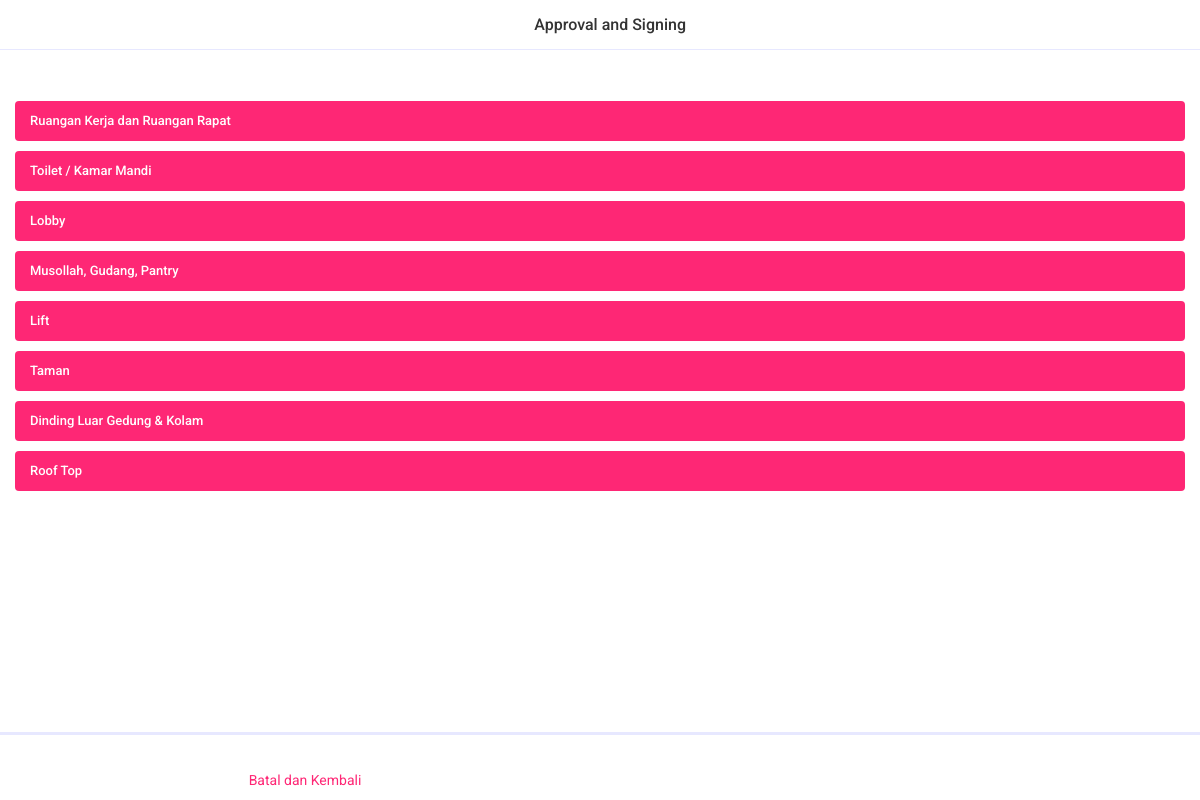
The app's page /profile=trisatria/notification/check_kebersihan_id=12_date=2020-12-08/seefile (signed in), older data.
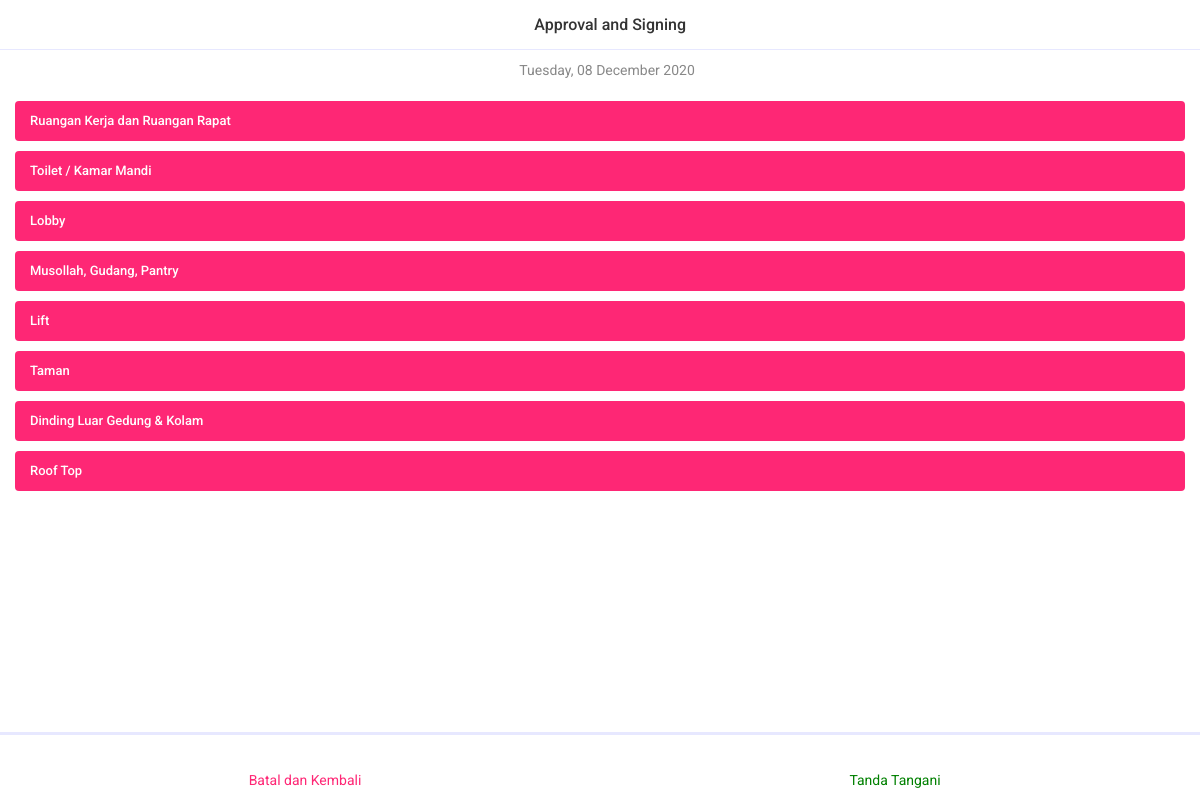
The same page, newer data.
### cleaning/models.py (models this page shows, shortened)
class cln_area(models.Model):
    nama_area = models.CharField(max_length=100, name='namaArea',
                                 verbose_name='Nama Area', unique=True, blank=False, null=False)
    class Meta:
        db_table = ''
        managed = True
        verbose_name = 'area'
        verbose_name_plural = 'areas'

class cln_day(models.Model):
    hari_ini = models.DateField(
        name="hariIni", auto_now=False, auto_now_add=False, verbose_name="Hari ini")
    clnMaker = models.ForeignKey(User, verbose_name="Maker's Signature",
                                 on_delete=models.PROTECT, related_name="clnMaker", blank=True, null=True, limit_choices_to={'groups__name': 'maker'})
    clnChecker = models.ForeignKey(User, verbose_name="Checker's Signature",
                                   on_delete=models.PROTECT, related_name="clnChecker", blank=True, null=True, limit_choices_to={'groups__name': 'checker'})
    clnSigner = models.ForeignKey(User, verbose_name="Signer's Signature",
                                  on_delete=models.PROTECT, related_name="clnSigner", blank=True, null=True, limit_choices_to={'groups__name': 'signer'})
    class Meta:
        verbose_name = _("day")
        verbose_name_plural = _("days")

### user/views.py (the view)
@ login_required(login_url='user_login')
def user_cln_notification_seefile(request, username, day_id, day_date):
    areas = cln_area.objects.all()
    subareas = cln_subarea.objects.all()
    dailies = cln_daily.objects.filter(hariIni=day_date)
    days = cln_day.objects.filter(id=day_id)
    context = {
        'areas': areas,
        'subareas': subareas,
        'harians': dailies,
        'days':days,
    }
    return render(request,'user/user_cln_notification_seefile.html',context)

### templates/user/user_cln_notification_seefile.html (shortened to what this page needs)
{% extends "base.html" %}{% load static %}
{% block navbar %}
<div class="left"><a href='{% url "user_profile_notification" user.username %}' class="link"><i
            class="icon ion-ios-arrow-back"></i></a>
</div>
<div class="title">Approval and Signing</div>
{% endblock navbar %}
{% block page_wrapper %}
<div class="faq">
    <div class="container">
        <div class="title-faq">
            <p><i class="icon ion-ios-calendar"></i> {% for day in days %}{{ day.hariIni | date:"l, d F Y"}}
                {% endfor %}</p>
        </div>
    </div>
</div>
<div class="separator-medium"></div>
<div id="accordionParent" class="accordion accordion-inset">
    {% for area in areas %}
    <div class="accordion-item">
        <div class="accordion-title show" data-toggle="collapse" data-target="#accordionTwo{{area.pk}}">
            {{area.namaArea}}
            <div class="accordion-after">
                <i class="icon ion-ios-arrow-up"></i>
            </div>
        </div>
    </div>
    {% endfor %}
</div>
{% endblock page_wrapper %}
{% block toolbar_bottom %}
<div class="separator-large"></div>
<ul class="toolbar-bottom toolbar-wrap">
    <li class="toolbar-item">
        <a href="{% url 'user_profile_notification' user.username %}" class="toolbar-link toolbar-link-active">
            <i class="icon ion-ios-undo"></i>
            <p>Batal dan Kembali</p>
        </a>
    </li>
    <li class="toolbar-item">
        {% for day in days %}
        {% if user.groups.all.0.name == 'maker' %}
        <a href="{% url 'user_cln_maker_notification' user.username day.id day.hariIni %}"
            class="toolbar-link toolbar-link-active" style="color: green;">
            <i class="icon ion-ios-paper"></i>
            <p>Tanda Tangani</p>
        </a>
        {% elif user.groups.all.0.name == 'checker' %}
        <a href="{% url 'user_cln_checker_notification' user.username day.id day.hariIni %}"
            class="toolbar-link toolbar-link-active" style="color: green;">
            <i class="icon ion-ios-paper"></i>
            <p>Tanda Tangani</p>
        </a>
        {% elif user.groups.all.0.name == 'signer' %}
        <a href="{% url 'user_cln_signer_notification' user.username day.id day.hariIni %}"
            class="toolbar-link toolbar-link-active" style="color: green;">
            <i class="icon ion-ios-paper"></i>
            <p>Tanda Tangani</p>
        </a>
        {% endif %}
        {% endfor %}
    </li>
</ul>
{% endblock toolbar_bottom %}

Row changes from the older to the newer data that the page shows:
added cln_day: hariIni "Tuesday, 08 December 2020"
